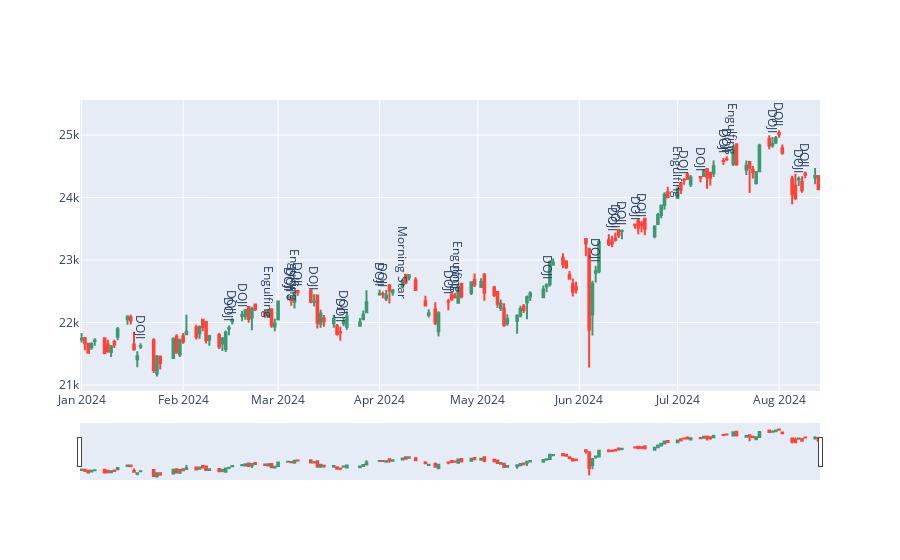

Here is the notebook cell this chart was saved with:
### Code cell
import plotly.graph_objects as go
import pandas as pd

# Assuming nifty_data is your DataFrame containing the Open, High, Low, Close, and pattern data.

# Plot the candlestick chart
fig = go.Figure(data=[go.Candlestick(x=nifty_data.index,
                open=nifty_data['Open'],
                high=nifty_data['High'],
                low=nifty_data['Low'],
                close=nifty_data['Close'])])

# Set the vertical offset for the annotations
vertical_offset = 100  # You can adjust this value to control the vertical distance

# Loop through the DataFrame to find patterns and add annotations
for i, row in nifty_data.iterrows():
    annotations = []
    
    # Check for each pattern and add to the annotations list
    if row['DOJI'] == 100:
        annotations.append("DOJI")
    if row['MORNINGSTAR'] == 100:
        annotations.append("Morning Star")
    if row['HAMMER'] == 100:
        annotations.append("Hammer")
    if row['MORNINGDOJISTAR'] == 100:
        annotations.append("Morning Doji Star")
    if row['Engulfing'] == 100:
        annotations.append("Engulfing")
    
    # If any annotations were found, place them vertically on the chart
    if annotations:
        fig.add_annotation(
            x=i,
            y=row['High'] + vertical_offset,  # Adjust y position to place above the candle
            text='<br>'.join(annotations),  # Join annotations with a line break to stack them
            showarrow=False,
            yshift=10,  # Adjust the vertical spacing
            textangle=90  # Rotate text 90 degrees
        )

# Show the plot
fig.show()

### Figure 1 — Plotly figure (JSON) as saved in the notebook; plotly's stock layout.template omitted (floating-point values rounded to 4 significant figures; data arrays with more than 128 entries replaced by an {"elided": "..."} marker saying what was removed)
{"data": [{"close": {"elided": "151 float values"}, "high": {"elided": "151 float values"}, "low": {"elided": "151 float values"}, "open": {"elided": "151 float values"}, "type": "candlestick", "x": {"elided": "151 str values"}}], "layout": {"annotations": [{"showarrow": false, "text": "DOJI", "textangle": 90, "x": "2024-01-19T00:00:00", "y": 21770.0, "yshift": 10}, {"showarrow": false, "text": "DOJI", "textangle": 90, "x": "2024-02-15T00:00:00", "y": 22050.0, "yshift": 10}, {"showarrow": false, "text": "DOJI", "textangle": 90, "x": "2024-02-16T00:00:00", "y": 22170.0, "yshift": 10}, {"showarrow": false, "text": "DOJI", "textangle": 90, "x": "2024-02-19T00:00:00", "y": 22290.0, "yshift": 10}, {"showarrow": false, "text": "Engulfing", "textangle": 90, "x": "2024-02-27T00:00:00", "y": 22320.0, "yshift": 10}, {"showarrow": false, "text": "DOJI", "textangle": 90, "x": "2024-03-04T00:00:00", "y": 22540.0, "yshift": 10}, {"showarrow": false, "text": "DOJI", "textangle": 90, "x": "2024-03-05T00:00:00", "y": 22520.0, "yshift": 10}, {"showarrow": false, "text": "Engulfing", "textangle": 90, "x": "2024-03-06T00:00:00", "y": 22600.0, "yshift": 10}, {"showarrow": false, "text": "DOJI", "textangle": 90, "x": "2024-03-07T00:00:00", "y": 22630.0, "yshift": 10}, {"showarrow": false, "text": "DOJI", "textangle": 90, "x": "2024-03-12T00:00:00", "y": 22550.0, "yshift": 10}, {"showarrow": false, "text": "DOJI", "textangle": 90, "x": "2024-03-20T00:00:00", "y": 22030.0, "yshift": 10}, {"showarrow": false, "text": "DOJI", "textangle": 90, "x": "2024-03-21T00:00:00", "y": 22180.0, "yshift": 10}, {"showarrow": false, "text": "DOJI", "textangle": 90, "x": "2024-04-01T00:00:00", "y": 22630.0, "yshift": 10}, {"showarrow": false, "text": "DOJI", "textangle": 90, "x": "2024-04-02T00:00:00", "y": 22600.0, "yshift": 10}, {"showarrow": false, "text": "Morning Star", "textangle": 90, "x": "2024-04-08T00:00:00", "y": 22800.0, "yshift": 10}, {"showarrow": false, "text": "DOJI", "textangle": 90, "x": "2024-04-22T00:00:00", "y": 22480.0, "yshift": 10}, {"showarrow": false, "text": "DOJI", "textangle": 90, "x": "2024-04-24T00:00:00", "y": 22580.0, "yshift": 10}, {"showarrow": false, "text": "Engulfing", "textangle": 90, "x": "2024-04-25T00:00:00", "y": 22730.0, "yshift": 10}, {"showarrow": false, "text": "DOJI", "textangle": 90, "x": "2024-05-22T00:00:00", "y": 22730.0, "yshift": 10}, {"showarrow": false, "text": "DOJI", "textangle": 90, "x": "2024-06-06T00:00:00", "y": 23010.0, "yshift": 10}, {"showarrow": false, "text": "DOJI", "textangle": 90, "x": "2024-06-11T00:00:00", "y": 23490.0, "yshift": 10}, {"showarrow": false, "text": "DOJI", "textangle": 90, "x": "2024-06-12T00:00:00", "y": 23540.0, "yshift": 10}, {"showarrow": false, "text": "DOJI", "textangle": 90, "x": "2024-06-14T00:00:00", "y": 23590.0, "yshift": 10}, {"showarrow": false, "text": "DOJI", "textangle": 90, "x": "2024-06-18T00:00:00", "y": 23680.0, "yshift": 10}, {"showarrow": false, "text": "DOJI", "textangle": 90, "x": "2024-06-20T00:00:00", "y": 23724, "yshift": 10}, {"showarrow": false, "text": "Engulfing", "textangle": 90, "x": "2024-07-01T00:00:00", "y": 24264, "yshift": 10}, {"showarrow": false, "text": "DOJI", "textangle": 90, "x": "2024-07-03T00:00:00", "y": 24410.0, "yshift": 10}, {"showarrow": false, "text": "DOJI", "textangle": 90, "x": "2024-07-08T00:00:00", "y": 24440.0, "yshift": 10}, {"showarrow": false, "text": "DOJI", "textangle": 90, "x": "2024-07-15T00:00:00", "y": 24740.0, "yshift": 10}, {"showarrow": false, "text": "DOJI", "textangle": 90, "x": "2024-07-16T00:00:00", "y": 24760.0, "yshift": 10}, {"showarrow": false, "text": "Engulfing", "textangle": 90, "x": "2024-07-18T00:00:00", "y": 24940.0, "yshift": 10}, {"showarrow": false, "text": "DOJI", "textangle": 90, "x": "2024-07-30T00:00:00", "y": 25070.0, "yshift": 10}, {"showarrow": false, "text": "DOJI", "textangle": 90, "x": "2024-08-01T00:00:00", "y": 25180.0, "yshift": 10}, {"showarrow": false, "text": "DOJI", "textangle": 90, "x": "2024-08-07T00:00:00", "y": 24440.0, "yshift": 10}, {"showarrow": false, "text": "DOJI", "textangle": 90, "x": "2024-08-09T00:00:00", "y": 24520.0, "yshift": 10}]}}
